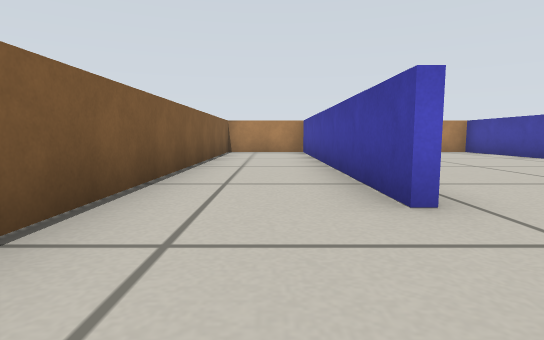
[1] (above)

12 first-person views from a walk through a Gazebo world. The camera is 0.26 m above the floor, tilts 6° down and sees 80° across. The floor is counted in squares, 0.5 m on a side. Each view is taken from the middle of a square. On the plan, view 1 faces up. The plan holds only what a view shows up to about 9 squares ahead; the rest is blank.

[2]
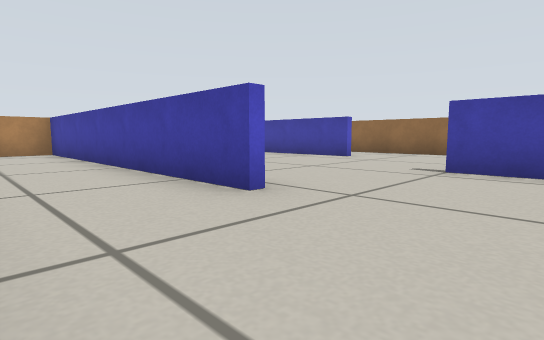

[3]
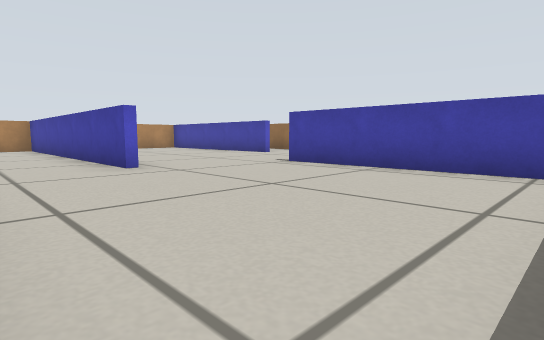

[4]
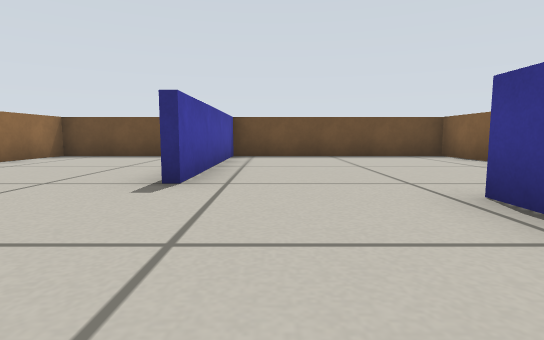

[5]
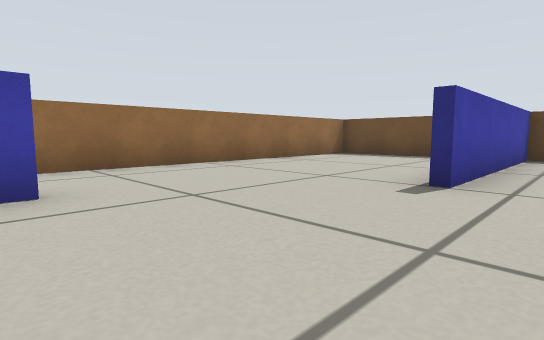

[6]
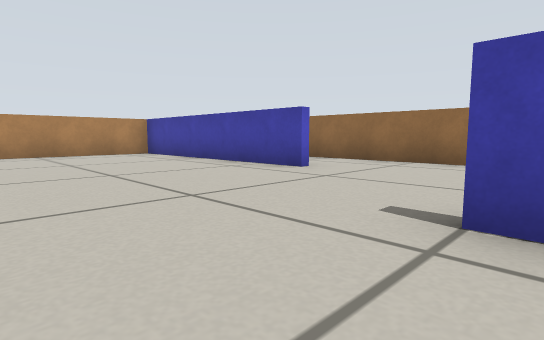

[7]
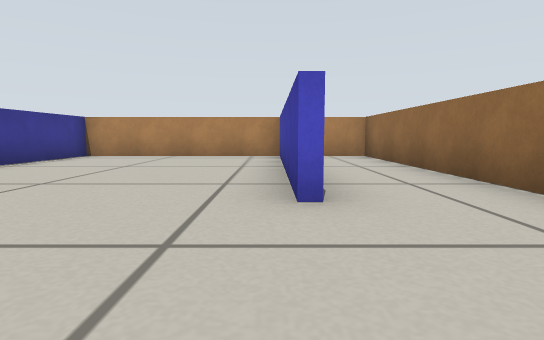

[8]
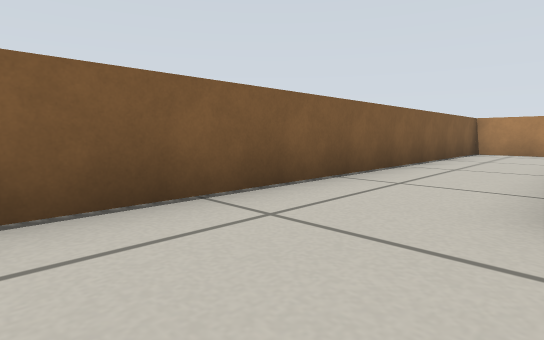

[9]
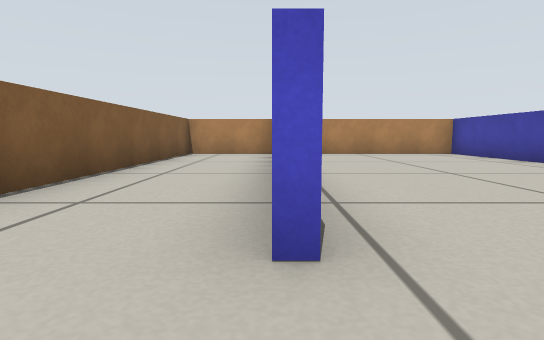

[10]
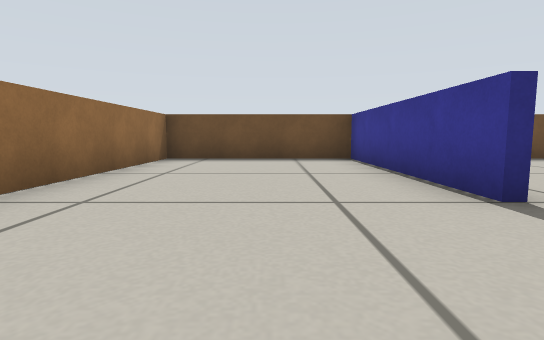

[11]
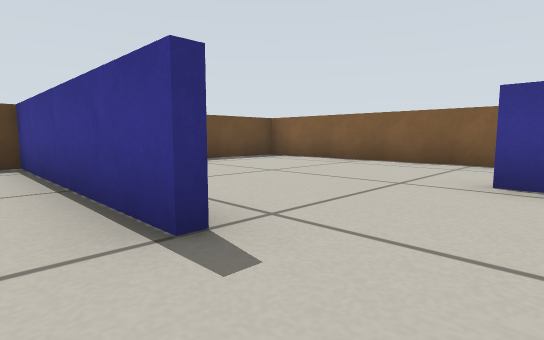

[12]
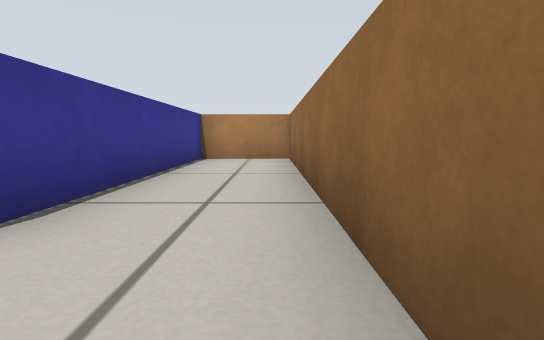

### Floor plan
Points are (right, up) in squares from view 1. A wall is a line through its corners. A room is listed if a view was taken in it or the views show most of it. See-through windows are left out.
Room 1 (views 1, 2, 3, 6, 8, 9)
walls: (1, 2.2) (1, 10.5); (1.1, 10.4) (-1.4, 10.4) (-1.4, -3.4) (4, -3.4) (4, 1.5)
ways out: opening at (2, 2) to room 2
Room 2 (views 4, 5, 7, 10, 11, 12)
walls: (6.2, 4.4) (6.2, 10.1); (4.2, 1.6) (4.2, -3.4) (8.4, -3.4) (8.4, 10.4) (6.4, 10.4) (6.4, 4.8); (1.2, 3) (1.2, 2.2); (6.2, 10.4) (1.1, 10.4); (1.2, 10.5) (1.2, 7.6)
ways out: opening at (2, 2) to room 1

Where each view was taken, in squares from view 1:
view 1: 0 up, 0 right, facing up
view 2: 0 up, 1 left, facing up-right
view 3: 3 down, 1 left, facing up-right
view 4: 5 up, 3 right, facing down
view 5: 5 up, 3 right, facing down-right
view 6: 1 up, 2 right, facing up-right
view 7: 2 up, 6 right, facing up
view 8: 0 up, 1 right, facing up-left
view 9: 1 up, 1 right, facing up
view 10: 4 up, 6 right, facing down
view 11: 3 up, 5 right, facing down-left
view 12: 3 up, 8 right, facing up
